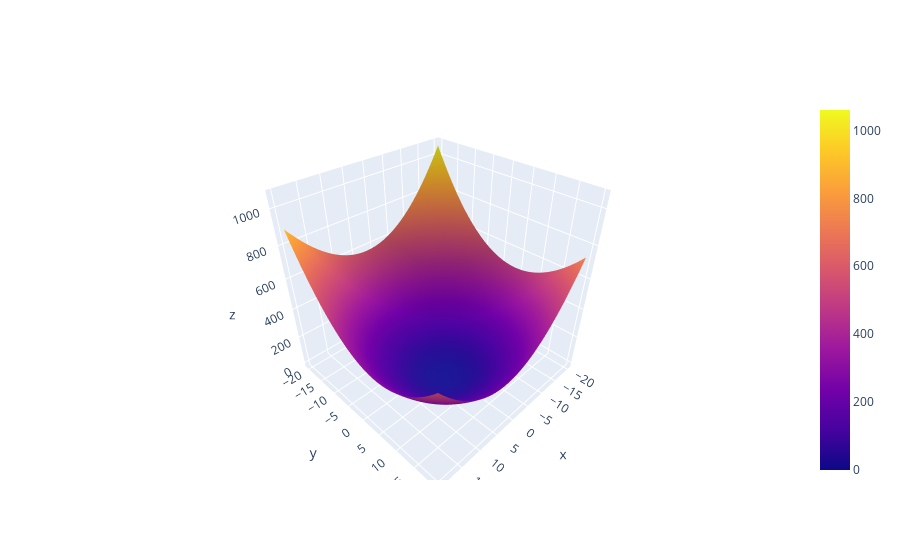

The notebook cell this image was saved under:
### Code cell
fig = go.Figure(data=go.Surface(z=z, x=x, y=y))
fig.show()

### Figure 1 — Plotly figure (JSON) as saved in the notebook; plotly's stock layout.template omitted (floating-point values rounded to 4 significant figures; data arrays with more than 128 entries replaced by an {"elided": "..."} marker saying what was removed)
{"data": [{"type": "surface", "x": {"elided": "160 float values"}, "y": {"elided": "160 float values"}, "z": {"elided": "160x160 float values"}}], "layout": {}}
